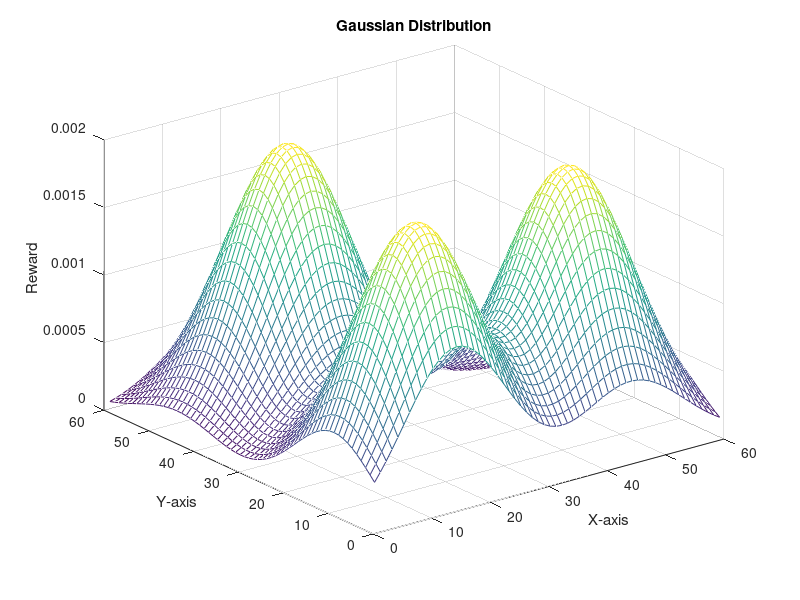

MATLAB code for this plot:
[map1,map2] = meshgrid(1:60);
targets = [15,45;10,15;45,20];
res = zeros(60*3);

for i = 1:3
    x = targets(i,1);
    y = targets(i,2);
    res(x:x+120,y:y+120) = res(x:x+120,y:y+120) + fspecial('gaussian', [121 121], 9);
end

mesh(res(61:120,61:120))
xlabel('X-axis')
ylabel('Y-axis')
zlabel('Reward')
title('Gaussian Distribution')
grid on